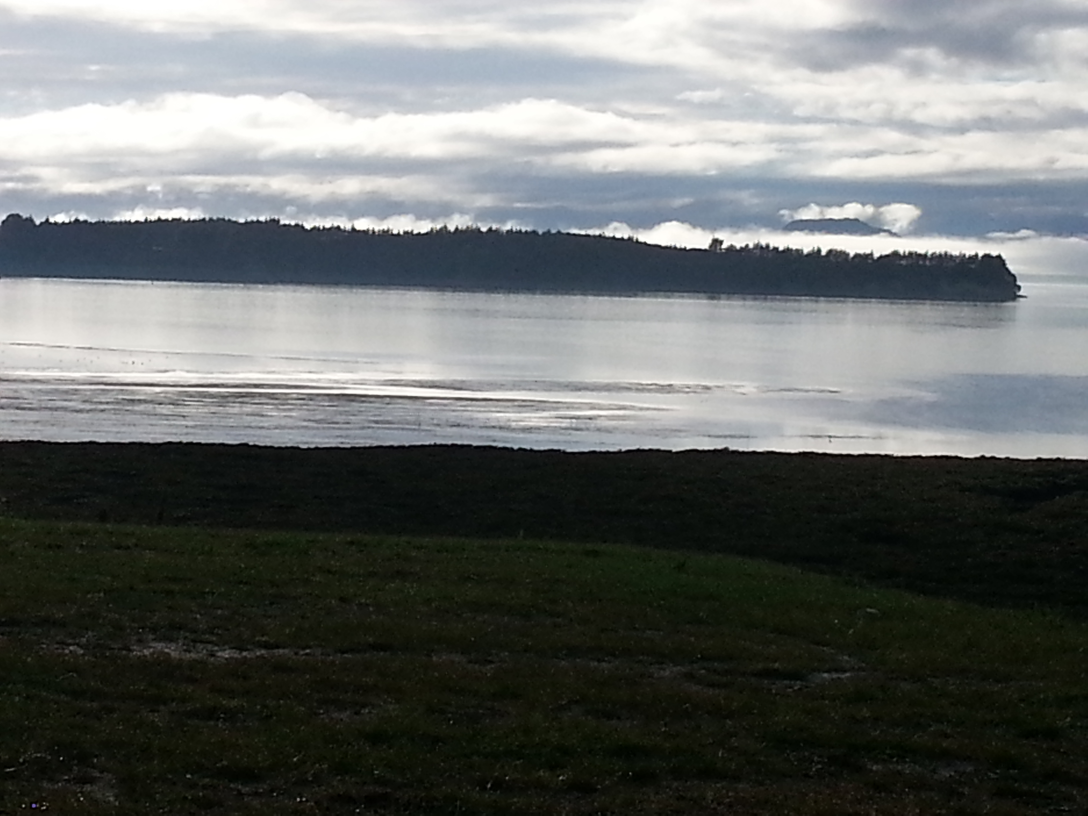
#> input picture testdata/20170807_083703_copy.jpg, 3264 x 2448 px (shown at 1/3 size)
$ python compare.py ../testdata/20170807_083703_copy.jpg
#> lines starting #> are read from the running program, lines starting #| are printed output that depends on the picture
### slide_restore/slidelib.py
"""Shared utilities for slide restoration scripts."""

import json
from pathlib import Path

import numpy as np
from PIL import Image, ImageFilter

try:
    import rawpy
    HAS_RAWPY = True
except ImportError:
    HAS_RAWPY = False

HERE           = Path(__file__).parent
CONFIGS_PATH   = HERE / 'configs.json'
DEFAULT_SOURCE = HERE / 'original'
RESTORED       = HERE / 'restored'

# degrees clockwise -> np.rot90 k (counter-clockwise steps)
ROTATE_MAP = {0: 0, 90: 3, 180: 2, 270: 1}


def load_configs():
    with open(CONFIGS_PATH) as f:
        return json.load(f)


# [18 lines left out: function load_source, not called in this run]


def levels_stretch(f):
    """Stretch each channel so 2nd-98th percentile spans 0-255."""
    out = f.copy()
    for ch in range(3):
        lo = np.percentile(out[:, :, ch], 2)
        hi = np.percentile(out[:, :, ch], 98)
        if hi > lo:
            out[:, :, ch] = (out[:, :, ch] - lo) / (hi - lo) * 255.0
    return np.clip(out, 0, 255)


def shadow_lift(arr_f32, stops):
    """
    Lift shadow tones by `stops` EV while leaving highlights unchanged.

    Uses a shadow-weighted blend between the original and a gamma-lifted
    version.  At 1 stop, dark pixels roughly double in brightness; pixels
    above ~70% brightness are barely touched.

    Typical values:
        1.0  mild indoor flash (background 1 stop under)
        2.0  heavy indoor flash (background 2 stops under)
    """
    if stops == 0:
        return arr_f32
    f = arr_f32 / 255.0
    gamma  = 2.0 ** (-stops)          # <1 brightens; 1 stop -> gamma=0.5
    lifted = np.power(np.clip(f, 1e-6, 1.0), gamma)
    weight = (1.0 - f) ** 1.5         # 1.0 at black, 0.0 at white
    result = weight * lifted + (1.0 - weight) * f
    return np.clip(result, 0.0, 1.0) * 255.0


def apply_correction(arr, params):
    """
    Apply colour correction described by a profile params dict.

    params keys:
        lift  bool  — per-channel black-point lift before scaling
        r/g/b float — per-channel multipliers (default 1.0)
        hdr   float — shadow lift in EV stops after levels stretch (default 0)
    Always includes a levels stretch; shadow lift (if any) is applied last.
    """
    out = arr.astype(np.float32)

    if params.get('lift', False):
        for ch in range(3):
            lo = np.percentile(out[:, :, ch], 2)
            out[:, :, ch] = np.clip(out[:, :, ch] - lo, 0, 255)

    out[:, :, 0] = np.clip(out[:, :, 0] * params.get('r', 1.0), 0, 255)
    out[:, :, 1] = np.clip(out[:, :, 1] * params.get('g', 1.0), 0, 255)
    out[:, :, 2] = np.clip(out[:, :, 2] * params.get('b', 1.0), 0, 255)

    out = levels_stretch(out)

    hdr_stops = params.get('hdr', 0)
    if hdr_stops:
        out = shadow_lift(out, hdr_stops)

    return out


def auto_profile(arr):
    """
    Analyse channel balance and return the most suitable profile name.

    Decision tree (after a quick levels normalisation so brightness
    differences don't swamp the ratios):
        b/r > 2.0                         -> ektachrome_faded
        b/r > 1.4                         -> slide_cool
        r/b > 1.5  AND low contrast       -> dixons_washed
        r/b > 1.3                         -> slide_warm
        otherwise                         -> agfachrome
    """
    f = arr.astype(np.float32)
    r = f[:, :, 0].mean()
    b = f[:, :, 2].mean()
    gray = f.mean(axis=2)
    contrast = gray.std() / (gray.mean() + 1.0)
    b_dom = b / (r + 1.0)
    r_dom = r / (b + 1.0)

    if b_dom > 2.0:
        return 'ektachrome_faded'
    if b_dom > 1.4:
        return 'slide_cool'
    if r_dom > 1.5 and contrast < 0.25:
        return 'dixons_washed'
    if r_dom > 1.3:
        return 'slide_warm'
    return 'agfachrome'


def prepare(arr, rotate=0, trim=0, crop_box=None):
    """Rotate (clockwise degrees), then trim edges or apply crop_box."""
    k = ROTATE_MAP.get(rotate, 0)
    if k:
        arr = np.rot90(arr, k=k).copy()
    if crop_box:
        r0, c0, r1, c1 = crop_box
        arr = arr[r0:r1, c0:c1]
    elif trim:
        arr = arr[trim:-trim, trim:-trim]
    return arr


# [68 lines left out: functions ev_adjust, anneal_blue_spots, save_configs, sharpen, not called in this run]

### slide_restore/compare.py
#!/usr/bin/env python3
"""
Apply every colour profile to one slide scan and output a contact sheet.
Useful for choosing the right profile before committing to restore.py.

Usage:
    python compare.py PICT0002                              # stem in original/
    python compare.py D:\\DCIM\\100COACH\\PICT0002.JPG     # full path
    python compare.py PICT0001 --source D:\\DCIM\\100COACH
    python compare.py PICT0001 --rotate 90 --trim 8

    # HDR comparison: shows auto-detected profile at 0, 1 and 2 stops of
    # shadow lift, side by side.  Use this when you know the photo is an
    # indoor flash shot and want to decide how much lift it needs.
    python compare.py PICT0003 --hdr

Output:
    restored/<stem>_compare.jpg      one panel per profile
    restored/<stem>_hdr_compare.jpg  three-panel shadow lift comparison (--hdr)
"""

import argparse
import sys
from pathlib import Path

import numpy as np
from PIL import Image, ImageDraw, ImageFont

import slidelib as sl

CELL_WIDTH   = 700
LABEL_HEIGHT = 40
COLS         = 3


def make_contact_sheet(panels, output_path):
    """
    panels: list of (label_str, PIL.Image)
    All cells are scaled to CELL_WIDTH wide, preserving aspect ratio.
    """
    w0, h0 = panels[0][1].size
    cell_h = int(h0 * CELL_WIDTH / w0)

    rows    = (len(panels) + COLS - 1) // COLS
    sheet_w = COLS * CELL_WIDTH
    sheet_h = rows * (cell_h + LABEL_HEIGHT)
    sheet   = Image.new('RGB', (sheet_w, sheet_h), (24, 24, 24))

    try:
        font = ImageFont.load_default(size=22)
    except TypeError:
        font = ImageFont.load_default()

    draw = ImageDraw.Draw(sheet)

    for i, (label, img) in enumerate(panels):
        col = i % COLS
        row = i // COLS
        x   = col * CELL_WIDTH
        y   = row * (cell_h + LABEL_HEIGHT)

        sheet.paste(img.resize((CELL_WIDTH, cell_h), Image.LANCZOS), (x, y))

        bar_y = y + cell_h
        draw.rectangle([x, bar_y, x + CELL_WIDTH - 1, bar_y + LABEL_HEIGHT - 1],
                       fill=(24, 24, 24))
        draw.text((x + 10, bar_y + 9), label, fill=(210, 210, 210), font=font)

    sheet.save(str(output_path), quality=92)
    return sheet_w, sheet_h


def resolve_image(image_arg, source_dir):
    """Return (Path to JPEG, stem string)."""
    p = Path(image_arg)
    if p.suffix.upper() in ('.JPG', '.JPEG') and p.exists():
        return p, p.stem
    stem  = p.stem if p.suffix else image_arg
    p_jpg = source_dir / f'{stem}.JPG'
    if not p_jpg.exists():
        # Also try original/ as a last resort
        p_jpg = sl.DEFAULT_SOURCE / f'{stem}.JPG'
    if not p_jpg.exists():
        print(f'Image not found: {image_arg}')
        sys.exit(1)
    return p_jpg, stem


def main():
    parser = argparse.ArgumentParser(description='Compare profiles or HDR levels on one slide')
    parser.add_argument('image',
                        help='Stem name (e.g. PICT0003) or full path to JPEG')
    parser.add_argument('--source', type=Path, default=sl.DEFAULT_SOURCE,
                        help='Directory to look in when only a stem is given')
    parser.add_argument('--rotate', type=int, default=None,
                        help='Override rotation in degrees clockwise')
    parser.add_argument('--trim',   type=int, default=None,
                        help='Override edge trim in pixels')
    parser.add_argument('--hdr', action='store_true',
                        help='HDR mode: show auto-detected profile at 0, 1 and 2 stops of shadow lift')
    args = parser.parse_args()

    cfg      = sl.load_configs()
#> (reads slide_restore/configs.json from the repository)
    defaults = cfg.get('defaults', {})

    img_path, stem = resolve_image(args.image, args.source if args.source.exists() else sl.DEFAULT_SOURCE)
    arr = np.array(Image.open(img_path).convert('RGB'), dtype=np.uint8)
#> arr is the input picture: shape (2448, 3264, 3); mean R, G, B 104.4, 107.8, 106.3

    # Rotation / trim: CLI arg > configs.json entry > defaults
    img_cfg = cfg['images'].get(stem, {})
    rotate  = args.rotate if args.rotate is not None else img_cfg.get('rotate', defaults.get('rotate', 0))
    trim    = args.trim   if args.trim   is not None else img_cfg.get('trim',   defaults.get('trim', 0))
    arr     = sl.prepare(arr, rotate=rotate, trim=trim)

    detected = sl.auto_profile(arr)
#> in auto_profile, `r = f[:, :, 0].mean()`: r = 104.3
#> in auto_profile, `b = f[:, :, 2].mean()`: b = 106.2
#> in auto_profile, `gray = f.mean(axis=2)`:
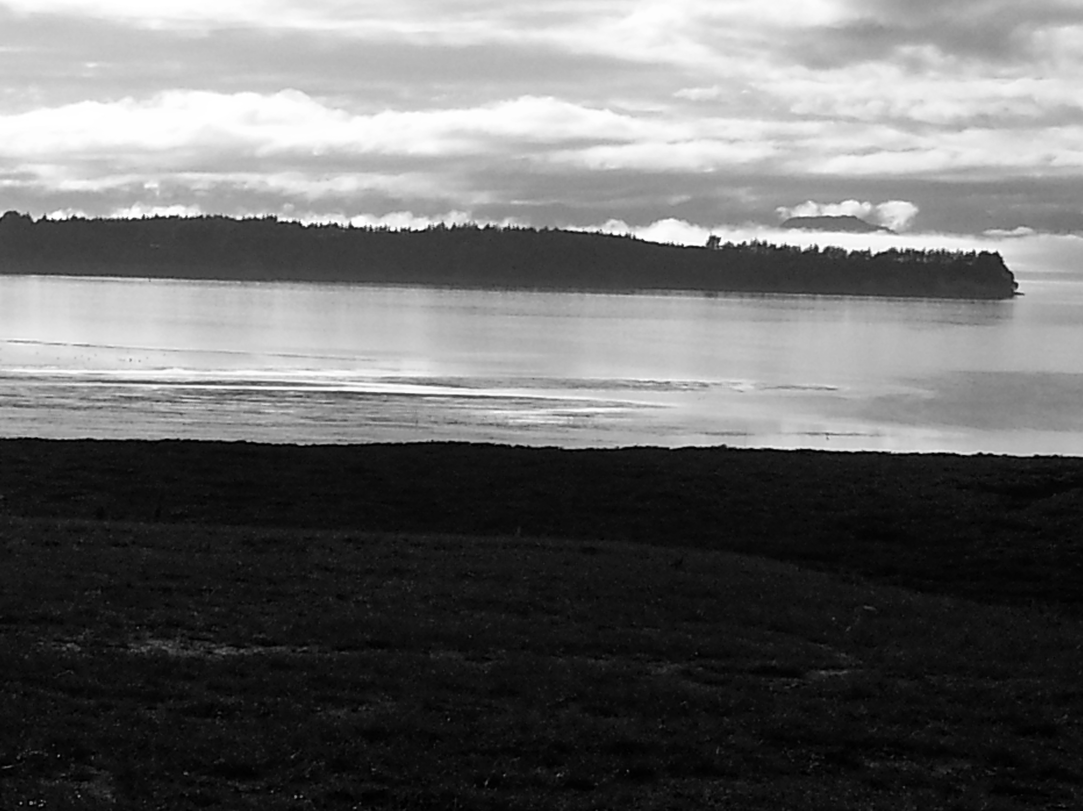
#> gray: shape (2432, 3248) float32 (shown at 1/3 size); min 0, max 255, mean 106
#> in auto_profile, `contrast = gray.std() / (gray.mean() + 1.0)`: contrast = 0.837
#> in auto_profile, `b_dom = b / (r + 1.0)`: b_dom = 1.01
#> in auto_profile, `r_dom = r / (b + 1.0)`: r_dom = 0.973
#> detected = 'agfachrome'
    print(f'Auto-detected profile: {detected}')
#| Auto-detected profile: agfachrome

    sl.RESTORED.mkdir(exist_ok=True)

    if args.hdr:
        # ── HDR comparison ────────────────────────────────────────────────────
        # Show the auto-detected profile at 0, 1, and 2 stops of shadow lift.
        base_params = dict(cfg['profiles'].get(detected, {}))
        panels = []
        for stops in (0, 1, 2):
            p = {**base_params, 'hdr': stops}
            result = sl.apply_correction(arr, p).astype('uint8')
            label  = f'{detected}  +{stops} stop{"s" if stops != 1 else ""} HDR'
            if stops == 0:
                label = f'{detected}  (no HDR)'
            panels.append((label, Image.fromarray(result)))

        out = sl.RESTORED / f'{stem}_hdr_compare.jpg'
        w, h = make_contact_sheet(panels, out)
        print(f'HDR contact sheet -> {out.name}  ({w}x{h}px)')
        print(f'To apply: add "hdr": 1.0 or "hdr": 2.0 to the image entry in configs.json')

    else:
        # ── Profile comparison ─────────────────────────────────────────────────
        panels = [('original (no correction)', Image.fromarray(arr))]
        for name, params in cfg['profiles'].items():
            result = sl.apply_correction(arr, params).astype('uint8')
            label  = f'{name}  <-- auto' if name == detected else name
            panels.append((label, Image.fromarray(result)))
#> this loop made 8 passes
#> label on passes 1 to 8: 'agfachrome  <-- auto', 'slide_warm', 'slide_cool', 'ektachrome_faded', 'dixons_washed', 'slide_warm_indoor', 'slide_warm_indoor2', 'agfachrome_indoor'
#> pass 2, in levels_stretch (call 2), `out = f.copy()`:
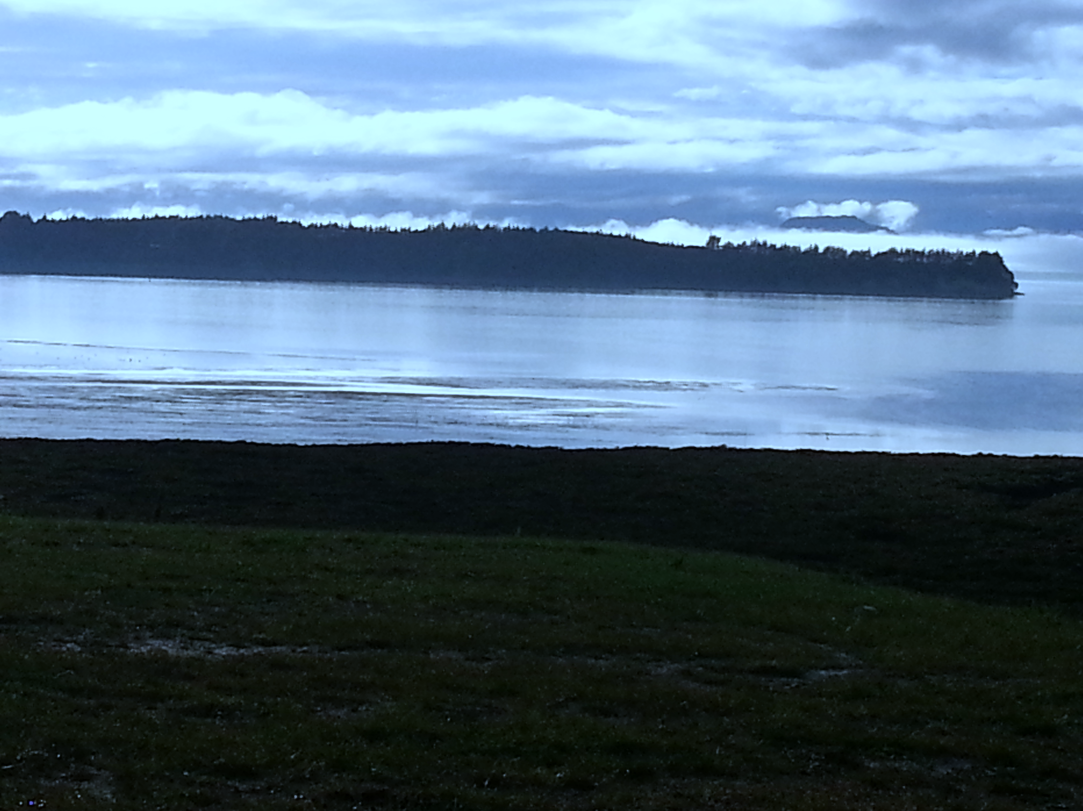
#> out: shape (2432, 3248, 3) float32 (shown at 1/3 size); mean of channels 0, 1, 2 77, 100.2, 121.4; drawn as R, G, B
#> pass 2, in apply_correction (call 2), `out = levels_stretch(out)`:
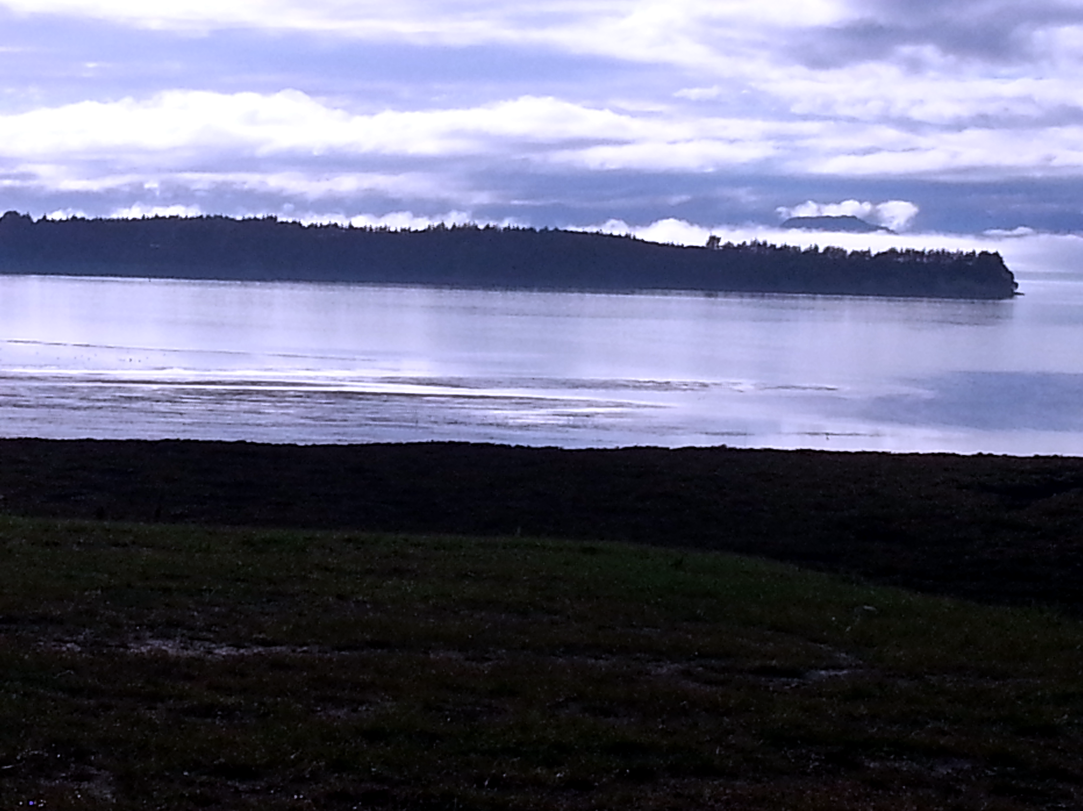
#> out: shape (2432, 3248, 3) float32 (shown at 1/3 size); mean of channels 0, 1, 2 96, 98.1, 120.6; drawn as R, G, B
#> after the loop:
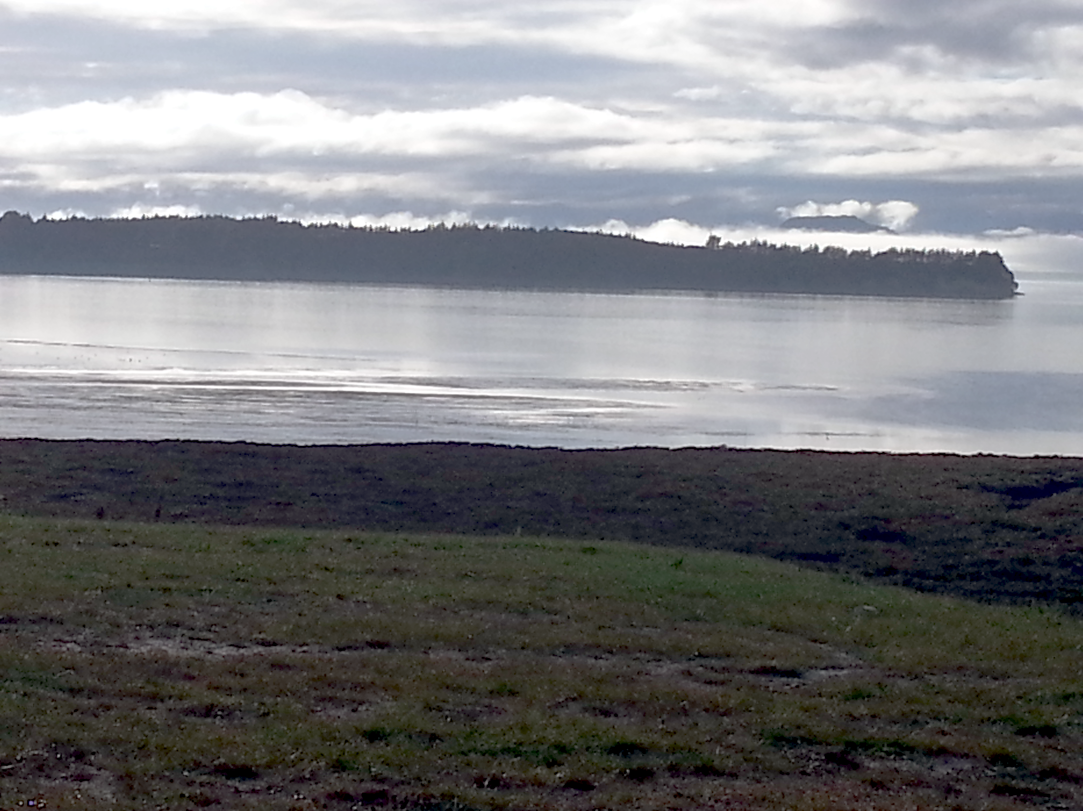
#> result: shape (2432, 3248, 3) (shown at 1/3 size); mean of channels 0, 1, 2 123, 123.7, 126.4; drawn as R, G, B
#> after the loop, panels = 9 items

        out = sl.RESTORED / f'{stem}_compare.jpg'
        w, h = make_contact_sheet(panels, out)
#> in make_contact_sheet, `rows    = (len(panels) + COLS - 1) // COLS`: rows = 3
#> in make_contact_sheet, `sheet_h = rows * (cell_h + LABEL_HEIGHT)`: sheet_h = 1692
#> in make_contact_sheet, `sheet   = Image.new('RGB', (sheet_w, sheet_h), (24, 24, 24))`: sheet: PIL image 2100x1692 RGB; every value is 24
#> the loop in make_contact_sheet, `for i, (label, img) in enumerate(panels):` made 9 passes
#> (label, col, row, x, y, bar_y) on passes 1 to 9: ('original (no correction)', 0, 0, 0, 0, 524), ('agfachrome  <-- auto', 1, 0, 700, 0, 524), ('slide_warm', 2, 0, 1400, 0, 524), ('slide_cool', 0, 1, 0, 564, 1088), ('ektachrome_faded', 1, 1, 700, 564, 1088), ('dixons_washed', 2, 1, 1400, 564, 1088), ('slide_warm_indoor', 0, 2, 0, 1128, 1652), ('slide_warm_indoor2', 1, 2, 700, 1128, 1652), ('agfachrome_indoor', 2, 2, 1400, 1128, 1652)
#> after the loop in make_contact_sheet, `for i, (label, img) in enumerate(panels):`:
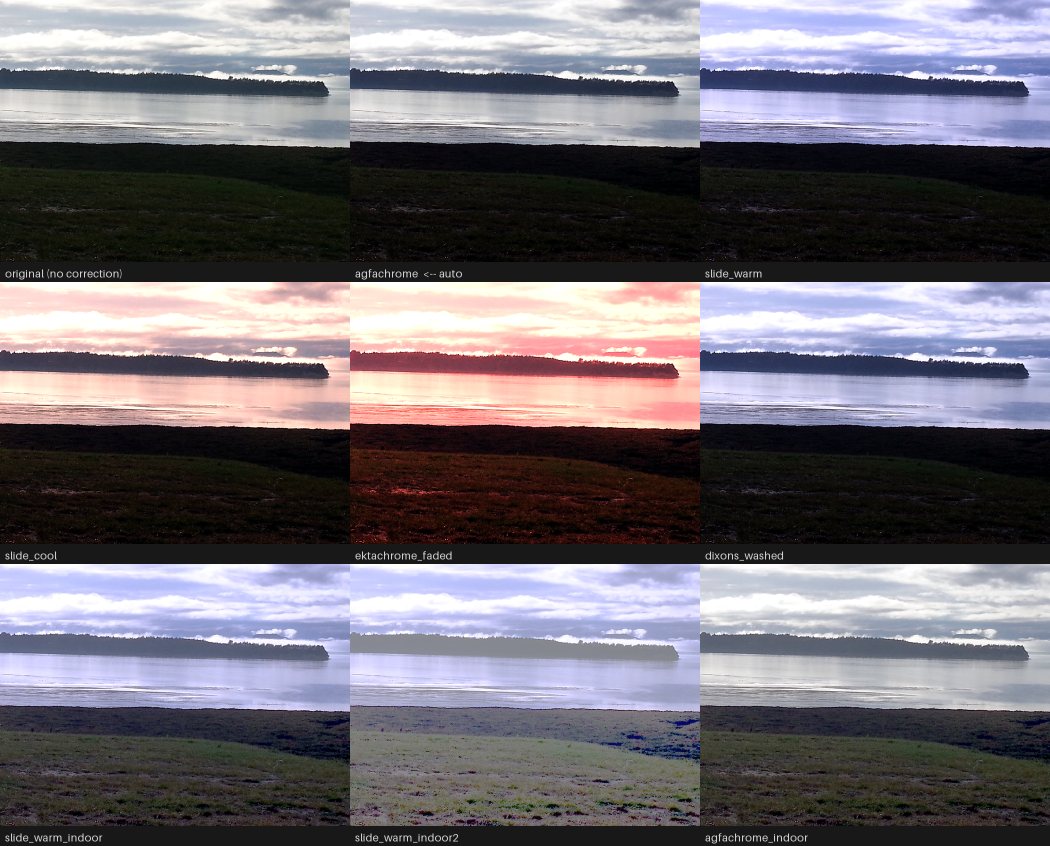
#> sheet: PIL image 2100x1692 RGB (shown at 1/2 size); mean R, G, B 113.7, 109.3, 116.8
#> w = 2100; h = 1692
        print(f'Profile contact sheet -> {out.name}  ({w}x{h}px, {len(panels)} panels)')
#| Profile contact sheet -> 20170807_083703_copy_compare.jpg  (2100x1692px, 9 panels)


if __name__ == '__main__':
    main()
